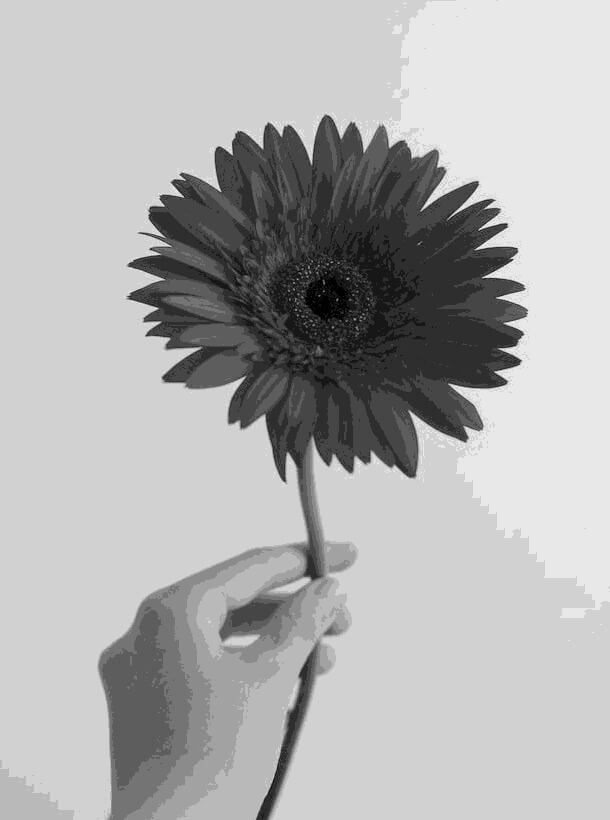
#> input picture BE-Sem6/CV_Assignment/image.jpg, 610 x 820 px
$ python -i region_growing.py   (imports and definitions only)
#> lines starting #> are read from the running program, lines starting #| are printed output that depends on the picture
#> further down, picture is the input picture: shape (820, 610, 3); min 0, max 255, mean 176.6
import numpy as np
import cv2
import matplotlib.pyplot as plt
from skimage import io, color
from queue import Queue
import time

class RegionGrowing:
    def __init__(self, image, threshold=10, connectivity=8):
        """
        Initialize the Region Growing segmentation algorithm.

        Parameters:
        -----------
        image : ndarray
            Input image (grayscale or color)
        threshold : int
            Threshold for pixel similarity
        connectivity : int
            Connectivity type (4 or 8)
        """
#> called with threshold = 10, connectivity = 8
        # Convert to grayscale if color image
        if len(image.shape) == 3:
            self.original = image.copy()
            self.image = cv2.cvtColor(image, cv2.COLOR_BGR2GRAY)
        else:
            self.original = cv2.cvtColor(image, cv2.COLOR_GRAY2BGR)
            self.image = image.copy()

        self.height, self.width = self.image.shape
#> self.height = 820; self.width = 610
        self.threshold = threshold
        self.connectivity = connectivity
        self.segmented = np.zeros_like(self.image, dtype=np.uint8)
        self.visited = np.zeros((self.height, self.width), dtype=bool)
        self.region_count = 0
        self.steps = []  # Store intermediate steps for visualization

    # [118 lines left out: functions _get_neighbors, grow_region, segment_image, not called in this run]

    def visualize_results(self, show_steps=False):
        """Visualize the segmentation results."""
#> called with show_steps = False
        # Create a color map for visualization
        color_map = np.zeros_like(self.original)
        contours, _ = cv2.findContours(self.segmented, cv2.RETR_EXTERNAL, cv2.CHAIN_APPROX_SIMPLE)
#> contours = []
#> self.segmented: shape (820, 610); every value is 0

        # Draw contours with random colors
        for i, contour in enumerate(contours):
            color = np.random.randint(0, 255, size=3).tolist()
            cv2.drawContours(color_map, [contour], -1, color, -1)
#> color_map: shape (820, 610, 3); every value is 0

        # Create overlay
        alpha = 0.7
        overlay = cv2.addWeighted(self.original, 1-alpha, color_map, alpha, 0)
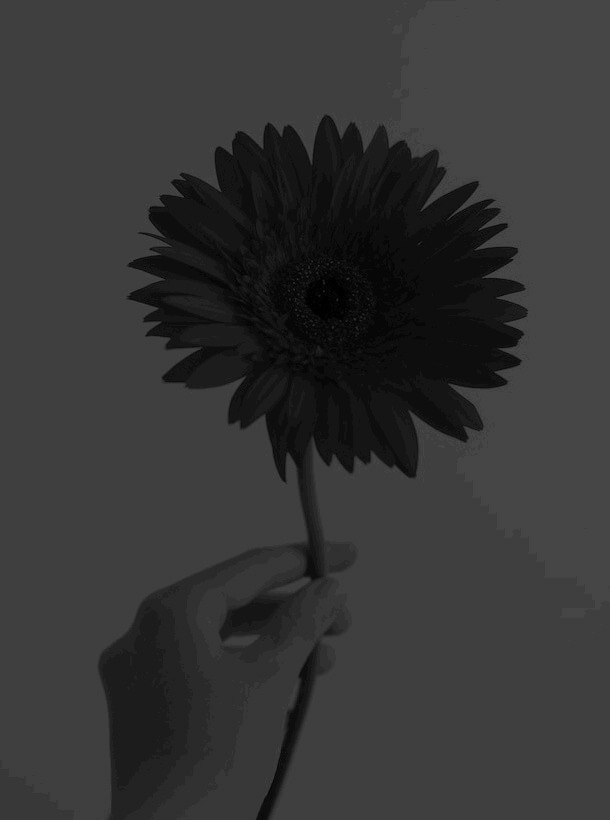
#> overlay: shape (820, 610, 3); min 0, max 76, mean 53.2

        # Plot results
        plt.figure(figsize=(15, 10))

        plt.subplot(2, 2, 1)
        plt.title('Original Image')
        plt.imshow(cv2.cvtColor(self.original, cv2.COLOR_BGR2RGB))
        plt.axis('off')

        plt.subplot(2, 2, 2)
        plt.title('Segmented Regions')
        plt.imshow(self.segmented, cmap='gray')
        plt.axis('off')

        plt.subplot(2, 2, 3)
        plt.title('Color-coded Regions')
        plt.imshow(cv2.cvtColor(color_map, cv2.COLOR_BGR2RGB))
        plt.axis('off')

        plt.subplot(2, 2, 4)
        plt.title('Overlay Result')
        plt.imshow(cv2.cvtColor(overlay, cv2.COLOR_BGR2RGB))
        plt.axis('off')

        plt.tight_layout()
        plt.show()
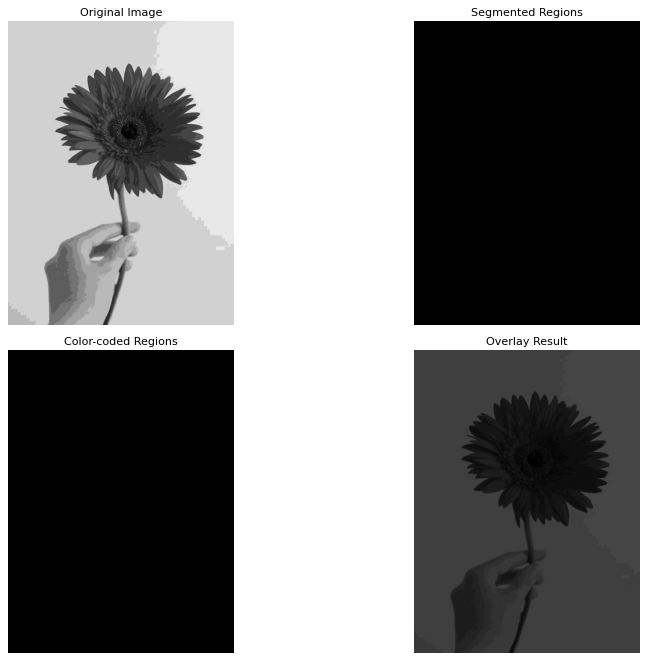
#> figure drawn by matplotlib, 4 panels

        # Show intermediate steps if requested
        if show_steps and self.steps:
            num_steps = min(10, len(self.steps))
            step_indices = np.linspace(0, len(self.steps)-1, num_steps, dtype=int)

            plt.figure(figsize=(15, 8))
            for i, idx in enumerate(step_indices):
                plt.subplot(2, 5, i+1)
                plt.title(f'Step {idx}')
                plt.imshow(self.steps[idx], cmap='gray')
                plt.axis('off')

            plt.tight_layout()
            plt.show()

>>> import cv2
>>> picture = cv2.imread('image.jpg')
>>> result = RegionGrowing(picture).visualize_results()

$ run again, on BE-Sem6/CV_Assignment/1.png
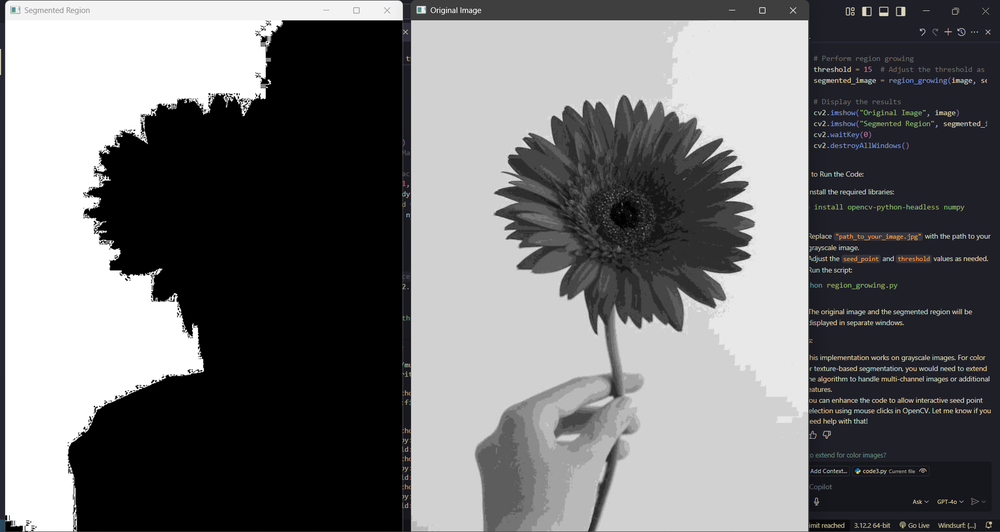
#> input picture BE-Sem6/CV_Assignment/1.png, 1000 x 532 px, shrunk from 1919 x 1021 before the run
#> picture is the input picture: shape (532, 1000, 3); mean B, G, R 115, 113.6, 113.6
#> self.segmented: shape (532, 1000); every value is 0
#> in visualize_results, `overlay = cv2.addWeighted(self.original, 1-alpha, color_map, alpha, 0)`:
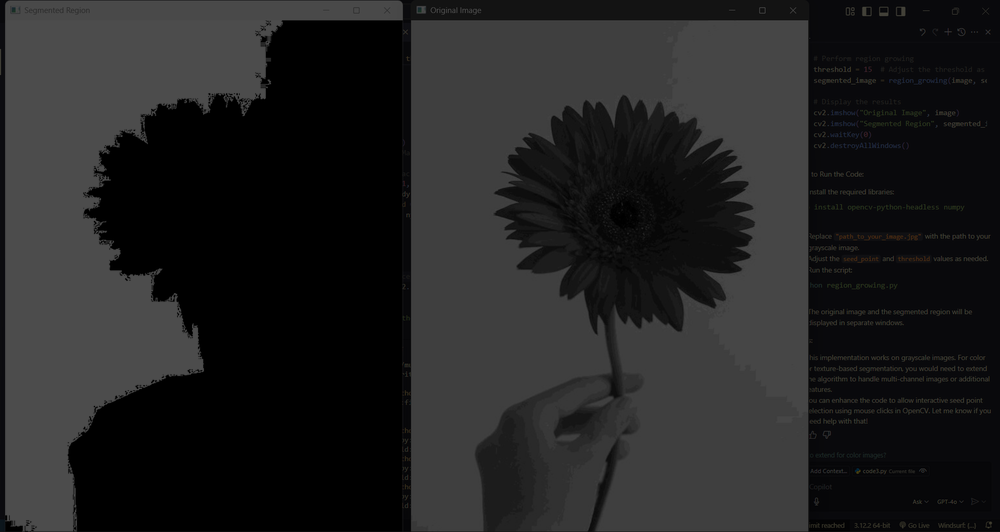
#> overlay: shape (532, 1000, 3); mean B, G, R 34.5, 34.1, 34.1
#> in visualize_results, `plt.show()`:
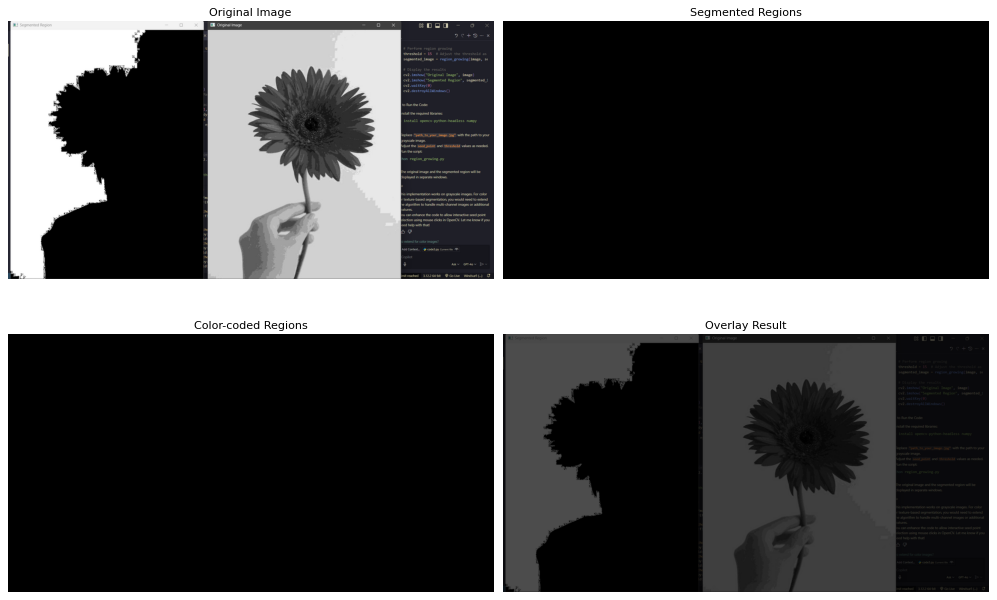
#> figure drawn by matplotlib, 4 panels

$ run again, on BE-Sem6/CV_Assignment/2.png
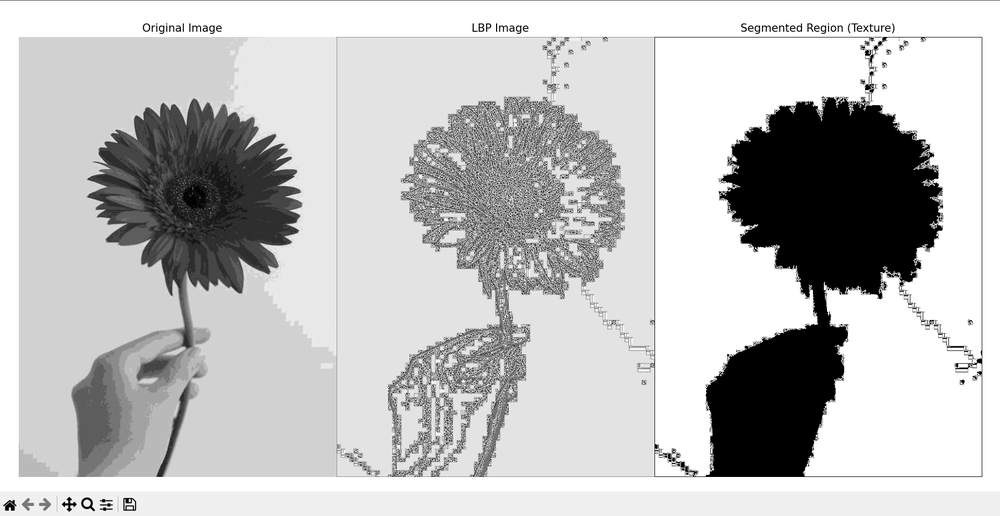
#> input picture BE-Sem6/CV_Assignment/2.png, 1000 x 516 px, shrunk from 1919 x 991 before the run
#> picture is the input picture: shape (516, 1000, 3); min 0, max 255, mean 192.5
#> self.segmented: shape (516, 1000); every value is 0
#> in visualize_results, `overlay = cv2.addWeighted(self.original, 1-alpha, color_map, alpha, 0)`:
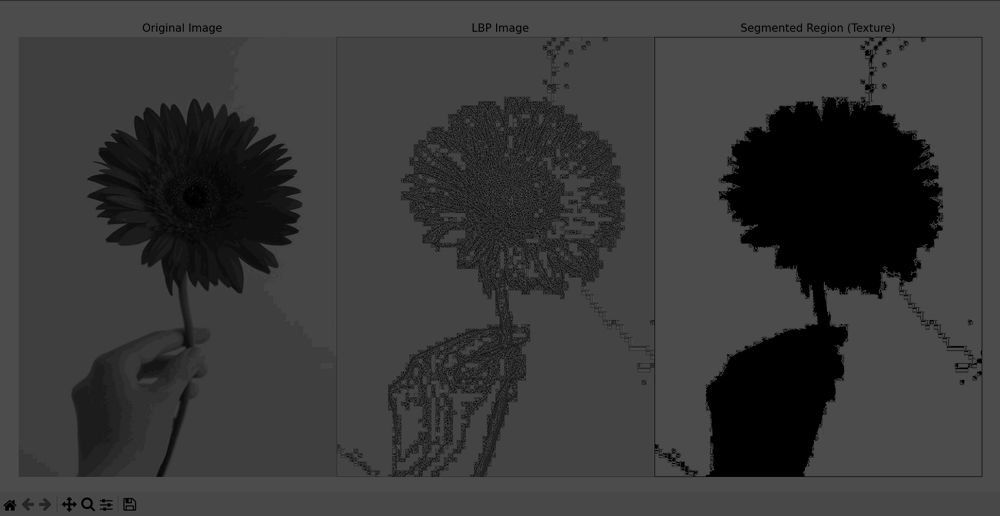
#> overlay: shape (516, 1000, 3); min 0, max 76, mean 57.7
#> in visualize_results, `plt.show()`:
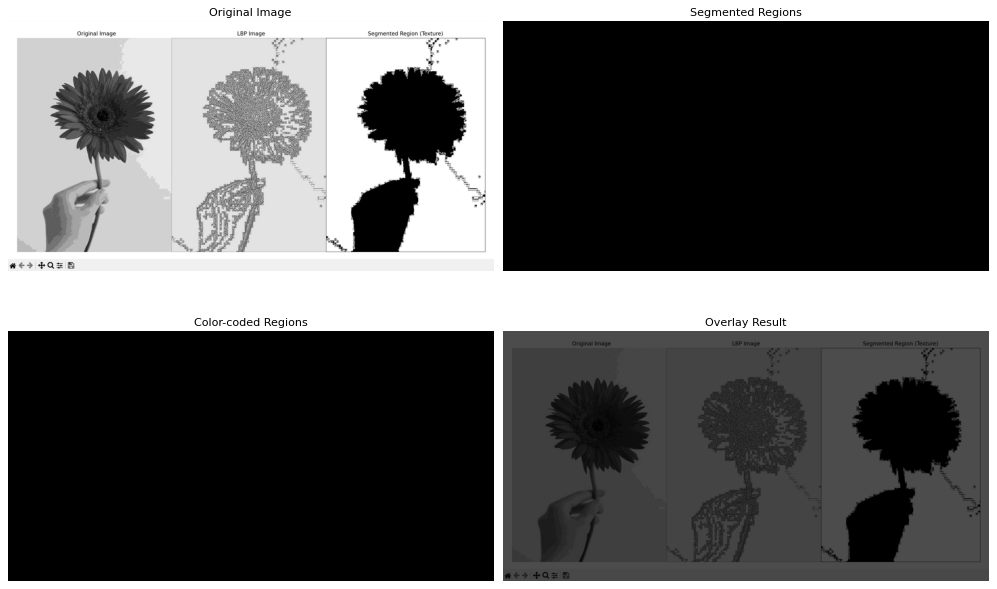
#> figure drawn by matplotlib, 4 panels
